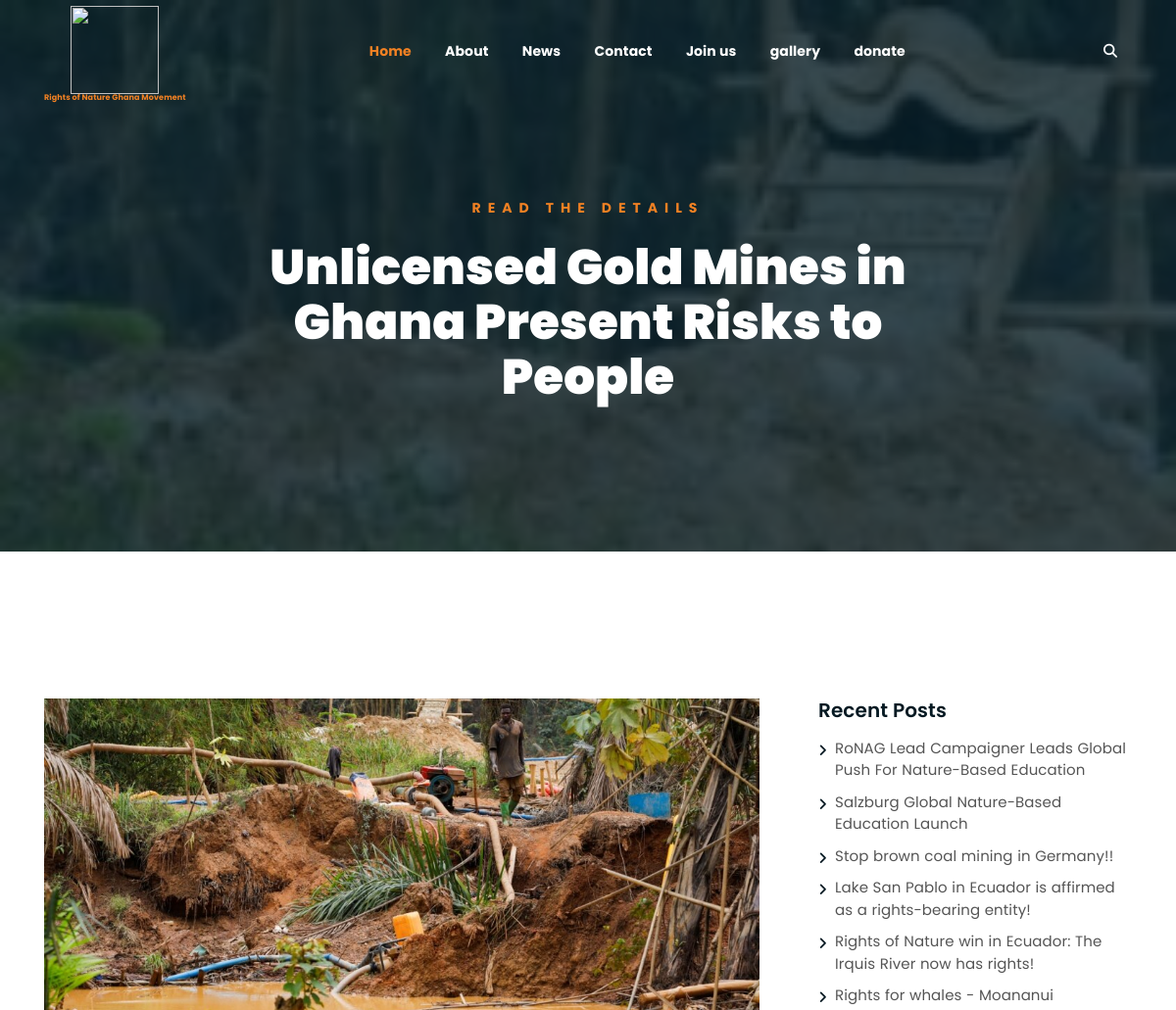
/singleNews/2 (upper part), run on an earlier commit of the app's database.
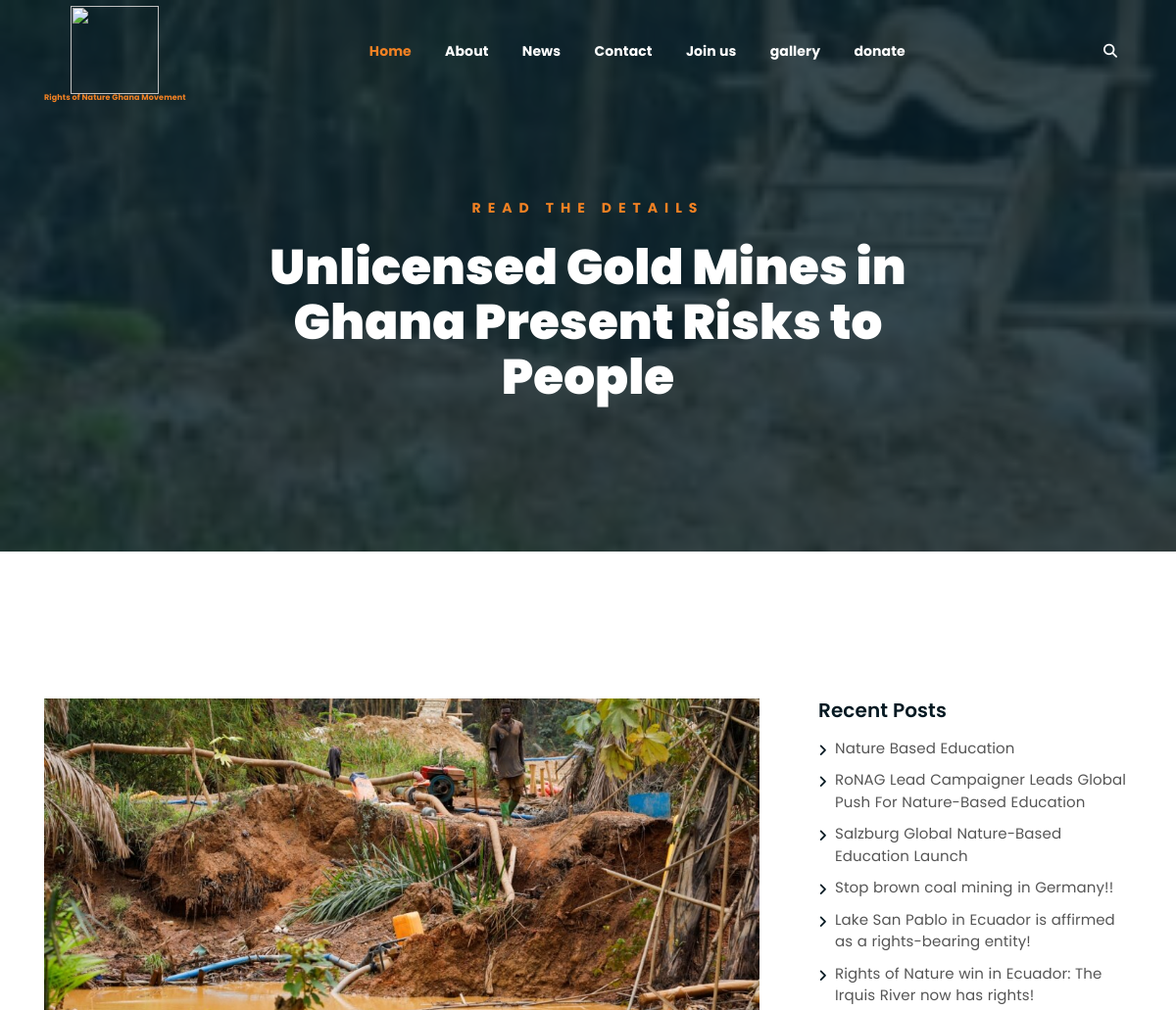
And on a later commit of the database.
### ronagapp/models.py (models this page shows, shortened)
class Post(models.Model):
    title = models.CharField(max_length = 150)
    author = models.TextField(null=True, blank=True)
    paragraph1 = models.TextField(null=True, blank=True)
    paragraph2 = models.TextField(max_length = 100000, null=True, blank=True)
    paragraph3 = models.TextField(max_length = 100000, null=True, blank=True)
    paragraph4 = models.TextField(max_length = 100000, null=True, blank=True)
    paragraph5 = models.TextField(max_length = 100000, null=True, blank=True)
    paragraph6 = models.TextField(max_length = 100000, null=True, blank=True)
    image1 = models.ImageField(null=True, blank=True, upload_to="posts/")
    image2 = models.ImageField(null=True, blank=True, upload_to="posts/")
    image3 = models.ImageField(null=True, blank=True, upload_to="posts/")
    date = models.DateTimeField(_("Date"), auto_now=True)

### ronagapp/views.py (the view)
# urls.py: path("singleNews/<int:post_id>", views.singleNews, name="singleNews")
def singleNews(request, post_id):
    post = get_object_or_404(Post, pk=post_id)
    context = {"post": post, "posts": list(reversed(posts))}
    return render(request, 'singleNews.html', context)

### templates/singleNews.html (shortened to what this page needs)
{% extends 'main.html' %}
{% load static %}
{% block content %}
	{% if post.image1 %}
		<div style="background-image: url('{{ post.image1.url }}'), url('{% static 'media/posts/{{post.image1.url}}.jpg' %}');" class="breadcrumb-section breadcrumb-bg">
	{% endif %}
		<div class="container">
			<div class="row">
				<div class="col-lg-8 offset-lg-2 text-center">
					<div class="breadcrumb-text">
						<p>Read the Details</p>
						<h1>{{post.title}}</h1>
					</div>
				</div>
			</div>
		</div>
	</div>
	<div class="mt-150 mb-150">
		<div class="container">
			<div class="row">
				<div class="col-lg-8">
					<div class="single-article-section">
						<div class="single-article-text">
							{% if post.image1 %}
							<div class="single-artcile-bg">
								<img style="height: 100%; width: 100%; object-fit: cover; object-position: center;" src="{{post.image1.url}}" alt="">
							</div>
							{% else %}
							<p></p>
							{% endif %}
						</div>
					</div>
				</div>
				<div class="col-lg-4">
					<div class="sidebar-section">
						<div class="recent-posts">
							<h4>Recent Posts</h4>
							<ul>
								{% for poster in posts %}
								<li><a href="{% url 'singleNews' poster.id %}">{{poster.title}}</a></li>
								{% endfor %}
							</ul>
						</div>
					</div>
				</div>
			</div>
		</div>
	</div>
{% endblock content %}

### templates/main.html (shortened to what this page needs)
{% load static %}
<!DOCTYPE html>
<html lang="en">
<head>
	<link rel="stylesheet" href="{%static 'assets/css/all.min.css' %}">
	<link rel="stylesheet" href="{%static 'assets/bootstrap/css/bootstrap.min.css' %}">
	<link rel="stylesheet" href="{%static 'assets/css/owl.carousel.css' %}">
	<link rel="stylesheet" href="{%static 'assets/css/magnific-popup.css' %}">
	<link rel="stylesheet" href="{%static 'assets/css/animate.css' %}">
	<link rel="stylesheet" href="{%static 'assets/css/meanmenu.min.css' %}">
	<link rel="stylesheet" href="{%static 'assets/css/main.css' %}">
	<link rel="stylesheet" href="{%static 'assets/css/responsive.css' %}">
	<link rel="stylesheet" href="{%static 'assets/font-6/css/all.css' %}">
	<link rel="stylesheet" type="text/css" href={% static 'assets/css/font-awesome.css' %}>
</head>
<body>
	<div class="top-header-area" id="sticker">
		<div class="container">
			<div class="row">
				<div class="col-lg-12 col-sm-12 text-center">
					<div class="main-menu-wrap">
						<div style=" margin-top: -25px; z-index: -1;" class="site-logo">
							<a href="{% url 'index' %}">
								<img style="height: 90px; width: 90px; object-fit: contain; object-position: center;"  src="{% static 'assets/img/logo.png' %}" alt="">
							</a>
							<a>Rights of Nature Ghana Movement</a>
						</div>
						<nav  class="main-menu">
							<ul>
								<li class="current-list-item"><a href="/">Home</a>
								</li>
								<li><a href="{% url 'about' %}">About</a></li>
								<li>
									<a href="{% url 'news' %}">News</a>
								</li>
								<li><a href="{% url 'contact' %}">Contact</a></li>
								<li><a href="{% url 'membership' %}">Join us</a></li>
								<li><a href="{% url 'gallery' %}">gallery</a></li>
								<li><a href="{% url 'donate' %}">donate</a></li>
								<li>
									<div class="header-icons">
										<a class="mobile-hide search-bar-icon" href="#"><i class="fas fa-search"></i></a>
									</div>
								</li>
							</ul>
						</nav>
					</div>
				</div>
			</div>
		</div>
	</div>
    {% block content %}
    {% endblock content %}
</body>
</html>

### static/assets/css/main.css (style rules this page uses)
* { font-family: "Poppins"; }
html { font-size: 14px; font-weight: 400; line-height: 28px; height: 100%; }
body { font-weight: 400; font-size: 1rem; letter-spacing: 0.1px; line-height: 1.8; color: #051922; overflow-x: hidden; }
body img { max-width: 100%; }
a { cursor: pointer; text-decoration: none; -webkit-transition: all 0.2s ease-in-out; -o-transition: all 0.2s ease-in-out; transition: all 0.2s ease-in-out; }
h1, .h1, h2, .h2, h3, .h3, h4, .h4, h5, .h5, h6, .h6 { font-family: "Poppins", sans-serif; font-weight: 700; margin: 0 0 1.25rem 0; color: #051922; }
h1:last-child, .h1:last-child, h2:last-child, .h2:last-child, h3:last-child, .h3:last-child, h4:last-child, .h4:last-child, h5:last-child, .h5:last-child, h6:last-child, .h6:last-child { margin: 0; }
h1, .h1 { font-size: 4rem; font-weight: 700; line-height: 4rem; }
h4, .h4 { font-size: 1.5rem; font-weight: 700; line-height: 1.75rem; }
p { font-weight: 400; font-size: 1rem; letter-spacing: 0.1px; line-height: 1.8; color: #051922; margin: 0 0 1.25rem 0; }
.mt-150 { margin-top: 150px; }
.mb-150 { margin-bottom: 150px; }
.breadcrumb-text p { color: #F28123; font-weight: 700; text-transform: uppercase; letter-spacing: 7px; }
.breadcrumb-text h1 { font-size: 50px; font-weight: 900; color: #fff; margin: 0; margin-top: 20px; }
.breadcrumb-section { padding: 150px 0; background-size: cover; background-position: center center; position: relative; z-index: 1; background-attachment: fixed; padding-top: 200px; }
.breadcrumb-section:after { position: absolute; left: 0; top: 0; width: 100%; height: 100%; content: ""; background-color: #07212e; z-index: -1; opacity: 0.8; }
.top-header-area { position: absolute; z-index: 999; width: 100%; padding: 25px 0; }
nav.main-menu ul { margin: 0; padding: 0; list-style: none; }
nav.main-menu ul li { display: inline-block; }
nav.main-menu ul li a { color: #fff; font-weight: 700; display: block; padding: 15px; }
nav.main-menu ul>li { position: relative; }
nav.main-menu ul li:last-child a { display: inline-block; }
nav.main-menu>ul li:last-child { float: right; }
.site-logo { float: left; max-width: 150px; display: flex; flex-direction: column; }
.site-logo a { line-height: 8px; font-size: 8px; font-weight: bold; color: #F28123; }
.main-menu-wrap { position: relative; }
.header-icons a { color: #fff; display: inline-block; padding: 10px; }
.site-logo { padding: 6px 0; }
nav.main-menu ul li.current-list-item>a { color: #F28123; }
nav.main-menu li a { -webkit-transition: 0.3s; -o-transition: 0.3s; transition: 0.3s; }
.top-header-area .header-icons a { -webkit-transition: 0.3s; -o-transition: 0.3s; transition: 0.3s; }
.top-header-area { -webkit-transition: 0.3s; -o-transition: 0.3s; transition: 0.3s; }
.recent-posts ul li { -webkit-transition: 0.3s; -o-transition: 0.3s; transition: 0.3s; }
.sidebar-section ul li a { -webkit-transition: 0.3s; -o-transition: 0.3s; transition: 0.3s; }
html, body { height: 100%; }
.single-artcile-bg { height: 450px; }
.single-artcile-bg { background-size: cover; background-position: center; border-radius: 5px; margin-bottom: 20px; }
.sidebar-section { margin-left: 30px; }
.sidebar-section h4 { font-size: 20px; font-weight: 600; margin-bottom: 15px; }
.sidebar-section ul { margin: 0; padding: 0; list-style: none; }
.sidebar-section ul li { line-height: 1.5; }
.sidebar-section ul li a { color: #555; font-size: 15px; }
.sidebar-section>div { margin-bottom: 60px; }
.recent-posts ul li, .archive-posts ul li { position: relative; padding-left: 17px; margin-bottom: 10px; }
.recent-posts ul li:before, .archive-posts ul li:before { position: absolute; left: 0; top: 2px; content: "\f105"; font-family: "Font Awesome 5 Free"; font-weight: 900; }

What changed in the data, as far as the page shows it:
added Post: title "Nature Based Education"
